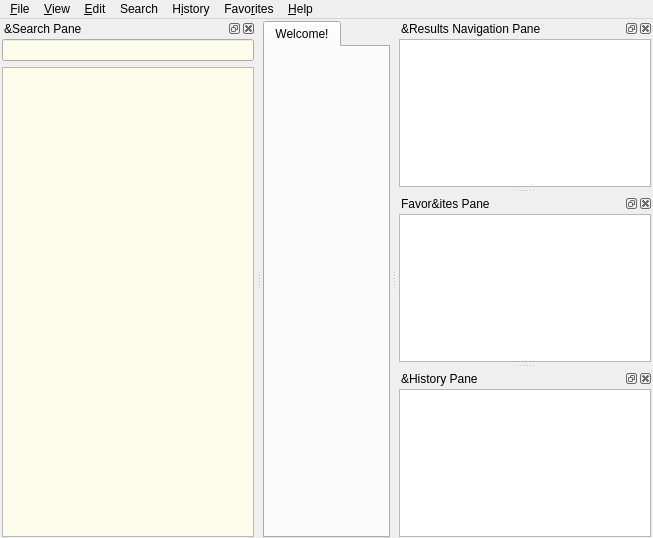
<?xml version="1.0" encoding="UTF-8"?>
<ui version="4.0">
 <class>MainWindow</class>
 <widget class="QMainWindow" name="MainWindow">
  <property name="geometry">
   <rect>
    <x>0</x>
    <y>0</y>
    <width>653</width>
    <height>538</height>
   </rect>
  </property>
  <property name="windowTitle">
   <string notr="true">GoldenDict</string>
  </property>
  <widget class="QWidget" name="centralWidget">
   <layout class="QHBoxLayout" name="horizontalLayout_2">
    <property name="leftMargin">
     <number>1</number>
    </property>
    <property name="topMargin">
     <number>2</number>
    </property>
    <property name="rightMargin">
     <number>1</number>
    </property>
    <property name="bottomMargin">
     <number>0</number>
    </property>
    <item>
     <widget class="MainTabWidget" name="tabWidget">
      <property name="currentIndex">
       <number>0</number>
      </property>
      <property name="iconSize">
       <size>
        <width>16</width>
        <height>16</height>
       </size>
      </property>
      <property name="elideMode">
       <enum>Qt::ElideRight</enum>
      </property>
      <widget class="QWidget" name="tab">
       <attribute name="title">
        <string>Welcome!</string>
       </attribute>
       <layout class="QHBoxLayout" name="horizontalLayout_4">
        <property name="leftMargin">
         <number>0</number>
        </property>
        <property name="topMargin">
         <number>0</number>
        </property>
        <property name="rightMargin">
         <number>0</number>
        </property>
        <property name="bottomMargin">
         <number>0</number>
        </property>
       </layout>
      </widget>
     </widget>
    </item>
   </layout>
  </widget>
  <widget class="QMenuBar" name="menubar">
   <property name="geometry">
    <rect>
     <x>0</x>
     <y>0</y>
     <width>653</width>
     <height>18</height>
    </rect>
   </property>
   <widget class="QMenu" name="menuFile">
    <property name="title">
     <string>&amp;File</string>
    </property>
    <addaction name="newTab"/>
    <addaction name="separator"/>
    <addaction name="pageSetup"/>
    <addaction name="printPreview"/>
    <addaction name="print"/>
    <addaction name="separator"/>
    <addaction name="saveArticle"/>
    <addaction name="separator"/>
    <addaction name="rescanFiles"/>
    <addaction name="separator"/>
    <addaction name="actionCloseToTray"/>
    <addaction name="quit"/>
   </widget>
   <widget class="QMenu" name="menu_Edit">
    <property name="title">
     <string>&amp;Edit</string>
    </property>
    <addaction name="dictionaries"/>
    <addaction name="preferences"/>
   </widget>
   <widget class="QMenu" name="menu_Help">
    <property name="title">
     <string>&amp;Help</string>
    </property>
    <addaction name="showReference"/>
    <addaction name="separator"/>
    <addaction name="visitHomepage"/>
    <addaction name="visitForum"/>
    <addaction name="separator"/>
    <addaction name="openConfigFolder"/>
    <addaction name="separator"/>
    <addaction name="about"/>
   </widget>
   <widget class="QMenu" name="menuView">
    <property name="title">
     <string>&amp;View</string>
    </property>
    <widget class="QMenu" name="menuZoom">
     <property name="title">
      <string>&amp;Zoom</string>
     </property>
    </widget>
    <addaction name="menuZoom"/>
   </widget>
   <widget class="QMenu" name="menuHistory">
    <property name="title">
     <string>H&amp;istory</string>
    </property>
    <addaction name="showHideHistory"/>
    <addaction name="exportHistory"/>
    <addaction name="importHistory"/>
    <addaction name="separator"/>
    <addaction name="clearHistory"/>
   </widget>
   <widget class="QMenu" name="menuSearch">
    <property name="title">
     <string>Search</string>
    </property>
    <addaction name="searchInPageAction"/>
    <addaction name="fullTextSearchAction"/>
   </widget>
   <widget class="QMenu" name="menuFavorites">
    <property name="title">
     <string>Favo&amp;rites</string>
    </property>
    <addaction name="showHideFavorites"/>
    <addaction name="exportFavorites"/>
    <addaction name="ExportFavoritesToList"/>
    <addaction name="importFavorites"/>
    <addaction name="separator"/>
    <addaction name="actionAddToFavorites"/>
   </widget>
   <addaction name="menuFile"/>
   <addaction name="menuView"/>
   <addaction name="menu_Edit"/>
   <addaction name="menuSearch"/>
   <addaction name="menuHistory"/>
   <addaction name="menuFavorites"/>
   <addaction name="menu_Help"/>
  </widget>
  <widget class="QDockWidget" name="searchPane">
   <property name="windowTitle">
    <string>&amp;Search Pane</string>
   </property>
   <attribute name="dockWidgetArea">
    <number>1</number>
   </attribute>
   <widget class="SearchPaneWidget" name="searchPaneWidget">
    <property name="sizePolicy">
     <sizepolicy hsizetype="Preferred" vsizetype="Preferred">
      <horstretch>0</horstretch>
      <verstretch>0</verstretch>
     </sizepolicy>
    </property>
    <layout class="QVBoxLayout" name="verticalLayout">
     <property name="leftMargin">
      <number>2</number>
     </property>
     <property name="topMargin">
      <number>1</number>
     </property>
     <property name="rightMargin">
      <number>2</number>
     </property>
     <property name="bottomMargin">
      <number>1</number>
     </property>
     <item>
      <widget class="QLineEdit" name="translateLine">
       <property name="minimumSize">
        <size>
         <width>200</width>
         <height>0</height>
        </size>
       </property>
       <property name="baseSize">
        <size>
         <width>0</width>
         <height>0</height>
        </size>
       </property>
       <property name="palette">
        <palette>
         <active>
          <colorrole role="Base">
           <brush brushstyle="SolidPattern">
            <color alpha="255">
             <red>254</red>
             <green>253</green>
             <blue>235</blue>
            </color>
           </brush>
          </colorrole>
         </active>
         <inactive>
          <colorrole role="Base">
           <brush brushstyle="SolidPattern">
            <color alpha="255">
             <red>254</red>
             <green>253</green>
             <blue>235</blue>
            </color>
           </brush>
          </colorrole>
         </inactive>
         <disabled>
          <colorrole role="Base">
           <brush brushstyle="SolidPattern">
            <color alpha="255">
             <red>255</red>
             <green>255</green>
             <blue>255</blue>
            </color>
           </brush>
          </colorrole>
         </disabled>
        </palette>
       </property>
       <property name="frame">
        <bool>true</bool>
       </property>
      </widget>
     </item>
     <item>
      <widget class="WordList" name="wordList">
       <property name="palette">
        <palette>
         <active>
          <colorrole role="Base">
           <brush brushstyle="SolidPattern">
            <color alpha="255">
             <red>254</red>
             <green>253</green>
             <blue>235</blue>
            </color>
           </brush>
          </colorrole>
         </active>
         <inactive>
          <colorrole role="Base">
           <brush brushstyle="SolidPattern">
            <color alpha="255">
             <red>254</red>
             <green>253</green>
             <blue>235</blue>
            </color>
           </brush>
          </colorrole>
         </inactive>
         <disabled>
          <colorrole role="Base">
           <brush brushstyle="SolidPattern">
            <color alpha="255">
             <red>255</red>
             <green>255</green>
             <blue>255</blue>
            </color>
           </brush>
          </colorrole>
         </disabled>
        </palette>
       </property>
      </widget>
     </item>
    </layout>
   </widget>
  </widget>
  <widget class="QDockWidget" name="dictsPane">
   <property name="windowTitle">
    <string>&amp;Results Navigation Pane</string>
   </property>
   <attribute name="dockWidgetArea">
    <number>2</number>
   </attribute>
   <widget class="DictsPaneWidget" name="dictsPaneWidget">
    <layout class="QVBoxLayout" name="verticalLayout_2">
     <property name="leftMargin">
      <number>2</number>
     </property>
     <property name="topMargin">
      <number>1</number>
     </property>
     <property name="rightMargin">
      <number>2</number>
     </property>
     <property name="bottomMargin">
      <number>1</number>
     </property>
     <item>
      <widget class="QListWidget" name="dictsList"/>
     </item>
    </layout>
   </widget>
  </widget>
  <widget class="QDockWidget" name="favoritesPane">
   <property name="windowTitle">
    <string>Favor&amp;ites Pane</string>
   </property>
   <attribute name="dockWidgetArea">
    <number>2</number>
   </attribute>
   <widget class="FavoritesPaneWidget" name="favoritesPaneWidget">
    <layout class="QVBoxLayout" name="verticalLayout_3">
     <property name="leftMargin">
      <number>2</number>
     </property>
     <property name="topMargin">
      <number>1</number>
     </property>
     <property name="rightMargin">
      <number>2</number>
     </property>
     <property name="bottomMargin">
      <number>1</number>
     </property>
     <item>
      <widget class="TreeView" name="favoritesTree"/>
     </item>
    </layout>
   </widget>
  </widget>
  <widget class="QDockWidget" name="historyPane">
   <property name="windowTitle">
    <string>&amp;History Pane</string>
   </property>
   <attribute name="dockWidgetArea">
    <number>2</number>
   </attribute>
   <widget class="HistoryPaneWidget" name="historyPaneWidget">
    <layout class="QVBoxLayout" name="verticalLayout_4">
     <property name="spacing">
      <number>2</number>
     </property>
     <property name="leftMargin">
      <number>2</number>
     </property>
     <property name="topMargin">
      <number>1</number>
     </property>
     <property name="rightMargin">
      <number>2</number>
     </property>
     <property name="bottomMargin">
      <number>1</number>
     </property>
     <item>
      <widget class="QListView" name="historyList"/>
     </item>
    </layout>
   </widget>
  </widget>
  <action name="dictionaries">
   <property name="icon">
    <iconset resource="resources.qrc">
     <normaloff>:/icons/book.png</normaloff>:/icons/book.png</iconset>
   </property>
   <property name="text">
    <string>&amp;Dictionaries...</string>
   </property>
   <property name="shortcut">
    <string>F3</string>
   </property>
   <property name="menuRole">
    <enum>QAction::NoRole</enum>
   </property>
  </action>
  <action name="preferences">
   <property name="icon">
    <iconset resource="resources.qrc">
     <normaloff>:/icons/configure.png</normaloff>:/icons/configure.png</iconset>
   </property>
   <property name="text">
    <string>&amp;Preferences...</string>
   </property>
   <property name="shortcut">
    <string>F4</string>
   </property>
   <property name="menuRole">
    <enum>QAction::PreferencesRole</enum>
   </property>
  </action>
  <action name="visitHomepage">
   <property name="text">
    <string>&amp;Homepage</string>
   </property>
   <property name="menuRole">
    <enum>QAction::NoRole</enum>
   </property>
  </action>
  <action name="about">
   <property name="text">
    <string>&amp;About</string>
   </property>
   <property name="toolTip">
    <string>About GoldenDict</string>
   </property>
   <property name="menuRole">
    <enum>QAction::AboutRole</enum>
   </property>
  </action>
  <action name="quit">
   <property name="text">
    <string>&amp;Quit</string>
   </property>
   <property name="toolTip">
    <string>Quit from application</string>
   </property>
   <property name="shortcut">
    <string>Ctrl+Q</string>
   </property>
   <property name="menuRole">
    <enum>QAction::QuitRole</enum>
   </property>
  </action>
  <action name="visitForum">
   <property name="text">
    <string>&amp;Forum</string>
   </property>
   <property name="menuRole">
    <enum>QAction::NoRole</enum>
   </property>
  </action>
  <action name="actionCloseToTray">
   <property name="text">
    <string>&amp;Close To Tray</string>
   </property>
   <property name="toolTip">
    <string>Minimizes the window to tray</string>
   </property>
   <property name="shortcut">
    <string>Ctrl+F4</string>
   </property>
   <property name="menuRole">
    <enum>QAction::NoRole</enum>
   </property>
  </action>
  <action name="saveArticle">
   <property name="icon">
    <iconset resource="resources.qrc">
     <normaloff>:/icons/filesave.png</normaloff>:/icons/filesave.png</iconset>
   </property>
   <property name="text">
    <string>&amp;Save Article</string>
   </property>
   <property name="toolTip">
    <string>Save Article</string>
   </property>
   <property name="shortcut">
    <string>F2</string>
   </property>
   <property name="menuRole">
    <enum>QAction::NoRole</enum>
   </property>
  </action>
  <action name="print">
   <property name="icon">
    <iconset resource="resources.qrc">
     <normaloff>:/icons/print.png</normaloff>:/icons/print.png</iconset>
   </property>
   <property name="text">
    <string>&amp;Print</string>
   </property>
   <property name="shortcut">
    <string>Ctrl+P</string>
   </property>
   <property name="menuRole">
    <enum>QAction::NoRole</enum>
   </property>
  </action>
  <action name="pageSetup">
   <property name="text">
    <string>Page Set&amp;up</string>
   </property>
   <property name="menuRole">
    <enum>QAction::NoRole</enum>
   </property>
  </action>
  <action name="printPreview">
   <property name="text">
    <string>Print Pre&amp;view</string>
   </property>
   <property name="menuRole">
    <enum>QAction::NoRole</enum>
   </property>
  </action>
  <action name="rescanFiles">
   <property name="text">
    <string>&amp;Rescan Files</string>
   </property>
   <property name="shortcut">
    <string>Ctrl+F5</string>
   </property>
   <property name="menuRole">
    <enum>QAction::NoRole</enum>
   </property>
  </action>
  <action name="clearHistory">
   <property name="text">
    <string>&amp;Clear</string>
   </property>
   <property name="menuRole">
    <enum>QAction::NoRole</enum>
   </property>
  </action>
  <action name="newTab">
   <property name="icon">
    <iconset resource="resources.qrc">
     <normaloff>:/icons/addtab.png</normaloff>:/icons/addtab.png</iconset>
   </property>
   <property name="text">
    <string>&amp;New Tab</string>
   </property>
   <property name="shortcut">
    <string>Ctrl+T</string>
   </property>
   <property name="shortcutContext">
    <enum>Qt::WidgetShortcut</enum>
   </property>
   <property name="menuRole">
    <enum>QAction::NoRole</enum>
   </property>
  </action>
  <action name="openConfigFolder">
   <property name="text">
    <string>&amp;Configuration Folder</string>
   </property>
   <property name="menuRole">
    <enum>QAction::NoRole</enum>
   </property>
  </action>
  <action name="showHideHistory">
   <property name="text">
    <string>&amp;Show</string>
   </property>
   <!-- <property name="shortcut"> -->
   <!--  <string>Ctrl+H</string> -->
   <!-- </property> -->
   <property name="menuRole">
    <enum>QAction::NoRole</enum>
   </property>
  </action>
  <action name="exportHistory">
   <property name="text">
    <string>&amp;Export</string>
   </property>
   <property name="menuRole">
    <enum>QAction::NoRole</enum>
   </property>
  </action>
  <action name="importHistory">
   <property name="text">
    <string>&amp;Import</string>
   </property>
   <property name="menuRole">
    <enum>QAction::NoRole</enum>
   </property>
  </action>
  <action name="alwaysOnTop">
   <property name="checkable">
    <bool>true</bool>
   </property>
   <property name="text">
    <string>&amp;Always on Top</string>
   </property>
   <property name="toolTip">
    <string>Always on Top</string>
   </property>
   <property name="shortcut">
    <string>Ctrl+O</string>
   </property>
  </action>
  <action name="menuOptions">
   <property name="icon">
    <iconset resource="resources.qrc">
     <normaloff>:/icons/menu_button.png</normaloff>:/icons/menu_button.png</iconset>
   </property>
   <property name="text">
    <string>Menu Button</string>
   </property>
   <property name="toolTip">
    <string>Menu Button</string>
   </property>
  </action>
  <action name="searchInPageAction">
   <property name="text">
    <string>Search in page</string>
   </property>
   <property name="shortcut">
    <string>Ctrl+F</string>
   </property>
   <property name="menuRole">
    <enum>QAction::TextHeuristicRole</enum>
   </property>
  </action>
  <action name="fullTextSearchAction">
   <property name="text">
    <string>Full-text search</string>
   </property>
   <property name="shortcut">
    <string>Ctrl+Shift+F</string>
   </property>
   <property name="shortcutContext">
    <enum>Qt::WidgetWithChildrenShortcut</enum>
   </property>
   <property name="menuRole">
    <enum>QAction::TextHeuristicRole</enum>
   </property>
  </action>
  <action name="showReference">
   <property name="text">
    <string>GoldenDict reference</string>
   </property>
   <property name="shortcut">
    <string>F1</string>
   </property>
  </action>
  <action name="showHideFavorites">
   <property name="text">
    <string>Show</string>
   </property>
   <!-- <property name="shortcut"> -->
   <!--  <string notr="true">Ctrl+I</string> -->
   <!-- </property> -->
  </action>
  <action name="exportFavorites">
   <property name="text">
    <string>Export</string>
   </property>
  </action>
  <action name="importFavorites">
   <property name="text">
    <string>Import</string>
   </property>
  </action>
  <action name="actionAddToFavorites">
   <property name="text">
    <string>Add</string>
   </property>
   <property name="statusTip">
    <string>Add current tab to Favorites</string>
   </property>
   <property name="shortcut">
    <string>Ctrl+E</string>
   </property>
  </action>
  <action name="ExportFavoritesToList">
   <property name="text">
    <string>Export to list</string>
   </property>
  </action>
 </widget>
 <customwidgets>
  <customwidget>
   <class>SearchPaneWidget</class>
   <extends>QWidget</extends>
   <header>searchpanewidget.hh</header>
   <container>1</container>
  </customwidget>
  <customwidget>
   <class>DictsPaneWidget</class>
   <extends>QWidget</extends>
   <header>dictspanewidget.hh</header>
   <container>1</container>
  </customwidget>
  <customwidget>
   <class>MainTabWidget</class>
   <extends>QTabWidget</extends>
   <header>maintabwidget.hh</header>
   <container>1</container>
  </customwidget>
  <customwidget>
   <class>HistoryPaneWidget</class>
   <extends>QWidget</extends>
   <header>historypanewidget.hh</header>
   <container>1</container>
  </customwidget>
  <customwidget>
   <class>WordList</class>
   <extends>QListWidget</extends>
   <header>wordlist.hh</header>
  </customwidget>
  <customwidget>
   <class>FavoritesPaneWidget</class>
   <extends>QWidget</extends>
   <header>favoritespanewidget.hh</header>
   <container>1</container>
  </customwidget>
  <customwidget>
   <class>TreeView</class>
   <extends>QTreeView</extends>
   <header>treeview.hh</header>
  </customwidget>
 </customwidgets>
 <tabstops>
  <tabstop>translateLine</tabstop>
  <tabstop>tabWidget</tabstop>
  <tabstop>dictsList</tabstop>
 </tabstops>
 <resources>
  <include location="resources.qrc"/>
 </resources>
 <connections/>
</ui>
